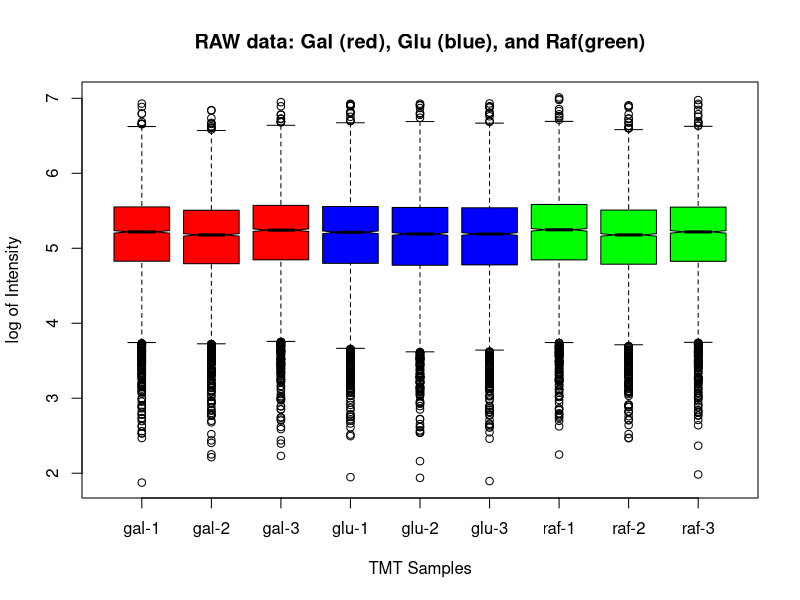
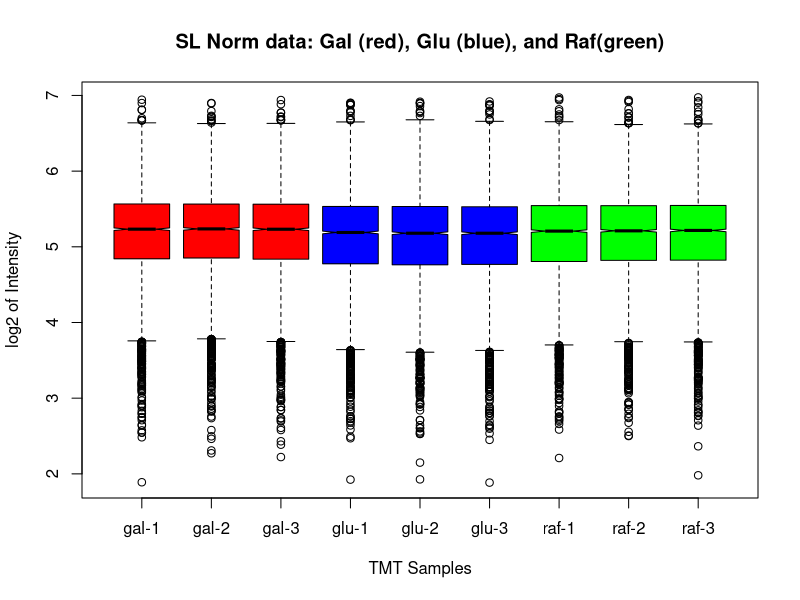
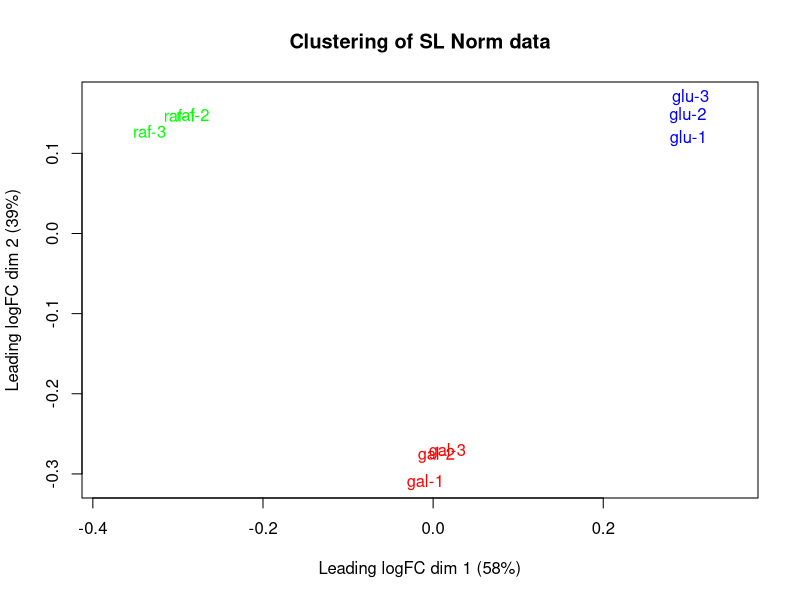
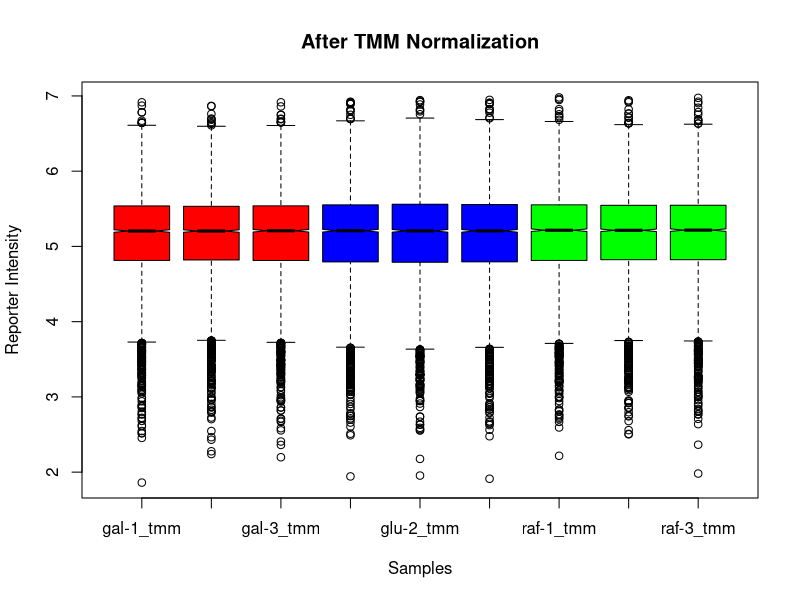
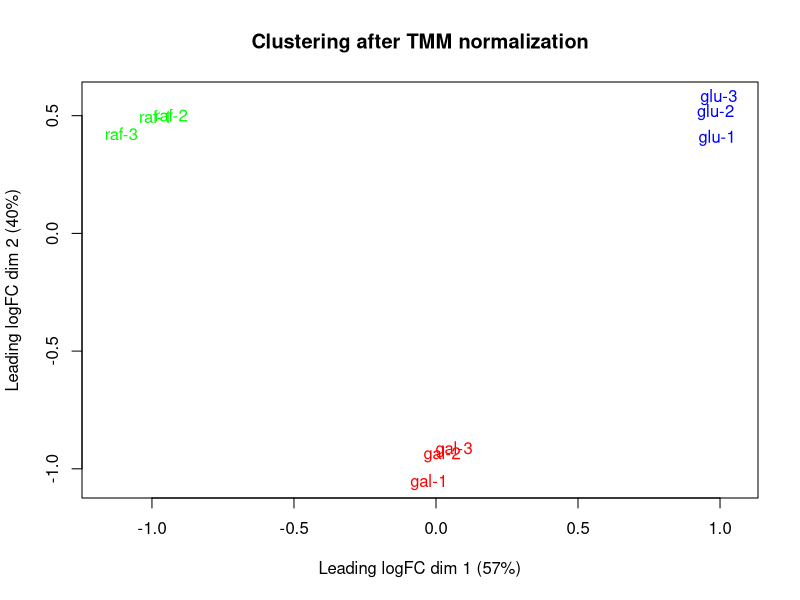
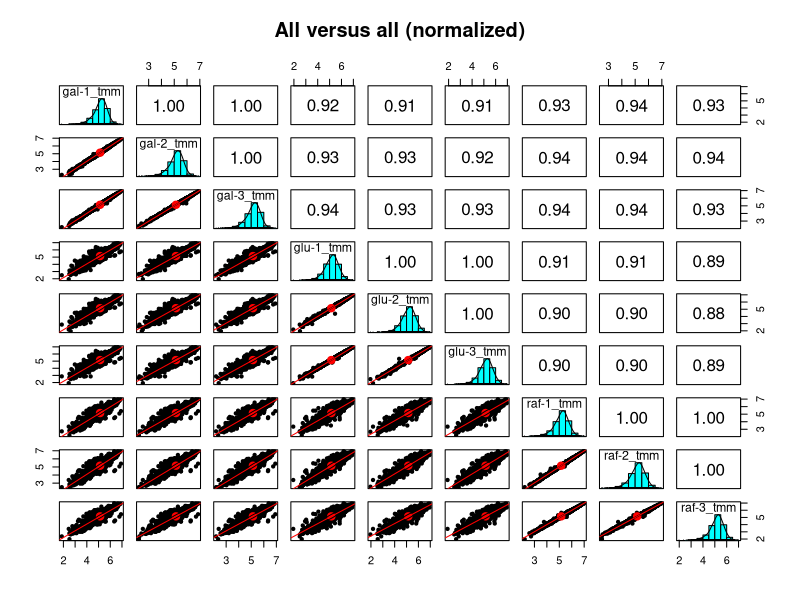
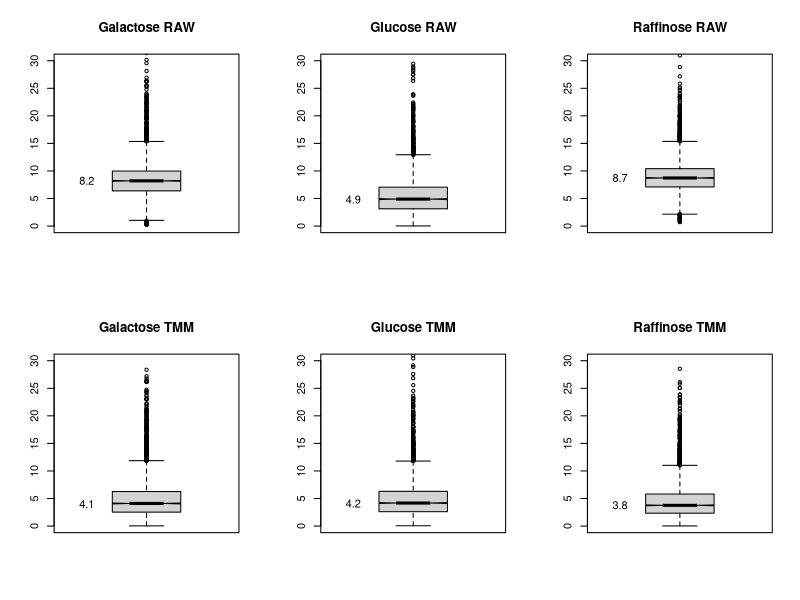
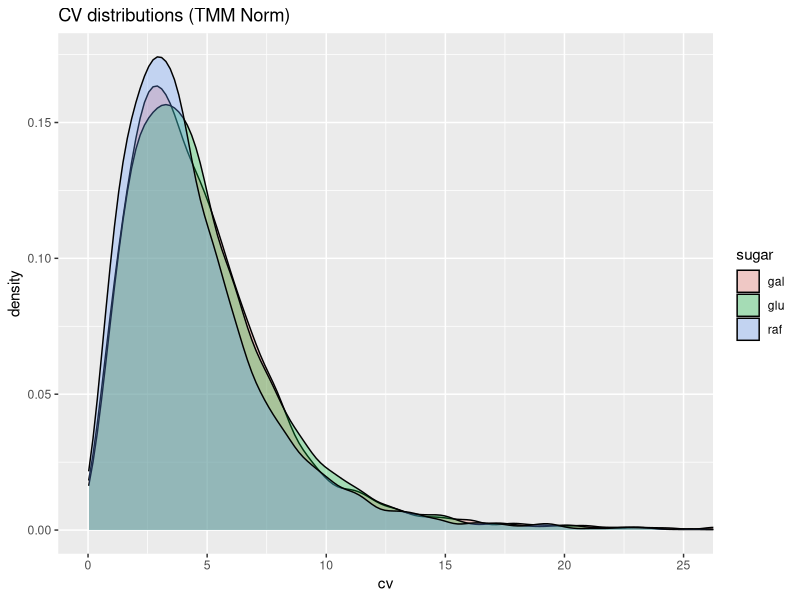

Here is the R script that generated these plots, in order:

# load libraries first
library("psych")
library("tidyverse")
library("stringr")
library("gridExtra")
library("scales")
library("edgeR")
library("limma")

# load the data file into a data tibble 
raw_data <- read_tsv(file = "R-input.txt")

# separate row identifiers from the data
accession <- raw_data$Accession
tmt_raw <- raw_data %>% select(-c(Accession))

# let's use more descriptive column names
colnames(tmt_raw) <- c("gal-1", "gal-2", "gal-3", 
                        "glu-1", "glu-2", "glu-3",
                        "raf-1", "raf-2", "raf-3")
nrow(tmt_raw)

# let's see what the starting data look like
# set a 3 by 3 color vector
color_vector <- rep(c("red", "blue", "green"), each = 3)

# boxplots of RAW log intensities
boxplot(log10(tmt_raw), col = color_vector, 
        notch = TRUE, main = "RAW data: Gal (red), Glu (blue), and Raf(green)",
        xlab = "TMT Samples", ylab = "log of Intensity")

SL_Norm <- function(df) {
    # This makes each channel sum to the average grand total
        # df - data frame of TMT intensities
        # returns a new data frame with normalized values
    norm_facs <- mean(c(colSums(df))) / colSums(df)
    cat("SL Factors:\n", sprintf("%-5s -> %f\n", colnames(df), norm_facs))
    df_sl  <- sweep(df, 2, norm_facs, FUN = "*")
}

# normalize the raw data
tmt_sl <- SL_Norm(tmt_raw)

# let's see what the SL normalized data look like
boxplot(log10(tmt_sl), col = color_vector, 
        notch = TRUE, main = "SL Norm data: Gal (red), Glu (blue), and Raf(green)",
        xlab = "TMT Samples", ylab = "log2 of Intensity")

# and check clustering
plotMDS(log10(tmt_sl), col = color_vector, main = "Clustering of SL Norm data")

# load data, study design, and row labels into edgeR object
group <- rep(c("gal", "glu", "raf"), each = 3)
y <- DGEList(counts = tmt_raw, group = group, genes = accession)

# run TMM normalization
y <- calcNormFactors(y) 
y$samples

apply_tmm_factors <- function(y) {
    # computes the tmm normalized data from the DGEList object
        # y - DGEList object
        # returns a dataframe with normalized intensities
    
    # compute grand total (library size) scalings
    lib_facs <- mean(y$samples$lib.size) / y$samples$lib.size

    # the TMM factors are library adjustment factors (so divide by them)
    norm_facs <- lib_facs / y$samples$norm.factors

    # compute the normalized data as a new data frame
    tmt_tmm <- as.data.frame(sweep(y$counts, 2, norm_facs, FUN = "*"))
    colnames(tmt_tmm) <- str_c(colnames(y$counts), "_tmm")
    
    # return the data frame
    tmt_tmm
}
tmt_tmm <- apply_tmm_factors(y)

# look at intensity distributions across samples after TMM
boxplot(log10(tmt_tmm), 
        col = color_vector,
        xlab = "Samples", ylab = "Reporter Intensity", 
        main = "After TMM Normalization", notch = TRUE)

# check clustering after TMM with MDS plot
plotMDS(y, col = color_vector, main = "Clustering after TMM normalization")

# compare all samples to each other
pairs.panels(log10(tmt_tmm), method = "spearman", 
             lm = TRUE, main = "All versus all (normalized)")

# save the indexes of each condition
gal <- 1:3
glu <- 4:6
raf <- 7:9

CV <- function(df) {
    # Computes CVs of data frame rows
        # df - data frame, 
        # returns vector of CVs (%)
    ave <- rowMeans(df)    # compute averages
    sd <- apply(df, 1, sd) # compute standard deviations
    cv <- 100 * sd / ave   # compute CVs in percent (last thing gets returned)
}

labeled_boxplot <- function(df, ylim, title) {
    # Makes a box plot with the median value labeled
        # df - data frame with data to compute CVs of
        # ylim - upper limit for y-axis
        # title - plot title
    cv = CV(df)
    boxplot(cv, ylim = c(0, ylim), notch = TRUE, main = title)
    text(x = 0.65, y = boxplot.stats(cv)$stats[3], 
         labels = round(boxplot.stats(cv)$stats[3], 1))
}

# make CV distributions for each condition before and after normalization
par(mfrow = c(2, 3))

labeled_boxplot(tmt_raw[gal], 30, "Galactose RAW")
labeled_boxplot(tmt_raw[glu], 30, "Glucose RAW")
labeled_boxplot(tmt_raw[raf], 30, "Raffinose RAW")
labeled_boxplot(tmt_tmm[gal], 30, "Galactose TMM")
labeled_boxplot(tmt_tmm[glu], 30, "Glucose TMM")
labeled_boxplot(tmt_tmm[raf], 30, "Raffinose TMM")

par(mfrow = c(1, 1))

# print CV cutoffs that cature 90% of the proteins
cat("Gal - 90% of CVs less than:", round(quantile(CV(tmt_tmm[gal]), probs = 0.9), 2), "%\n")
cat("Glu - 90% of CVs less than:", round(quantile(CV(tmt_tmm[glu]), probs = 0.9), 2), "%\n")
cat("Raf - 90% of CVs less than:", round(quantile(CV(tmt_tmm[raf]), probs = 0.9), 2), "%\n")

# make a tidy data frame for plotting
cv_gal <- data.frame(cv = CV(tmt_tmm[gal]), sugar = "gal", stringsAsFactors = FALSE)
cv_glu <- data.frame(cv = CV(tmt_tmm[glu]), sugar = "glu", stringsAsFactors = FALSE)
cv_raf <- data.frame(cv = CV(tmt_tmm[raf]), sugar = "raf", stringsAsFactors = FALSE)
cv_long <- rbind(cv_gal, cv_glu, cv_raf)

# density plots
ggplot(cv_long, aes(x = cv, fill = sugar)) +
  geom_density(alpha = 0.3) +
  coord_cartesian(xlim = c(0, 25)) +
  ggtitle("CV distributions (TMM Norm)")

# compute the shared variance estimates and plot variance trends
y <- estimateDisp(y)
plotBCV(y, main = "Carbon Sources")

collect_results <- function(df, tt, x, xlab, y, ylab) {
    # Computes new columns and extracts some columns to make results frame
        # df - data in data.frame
        # tt - top tags from edgeR test
        # x - columns for first condition
        # xlab - label for x
        # y - columns for second condition
        # ylab - label for y
        # returns a new dataframe
    
    # condition average vectors
    ave_x <- rowMeans(df[x])
    ave_y <- rowMeans(df[y])
    
    # FC, direction, candidates
    fc <- ifelse(ave_y > ave_x, (ave_y / ave_x), (-1 * ave_x / ave_y))
    direction <- ifelse(ave_y > ave_x, "up", "down")
    candidate = cut(tt$FDR, breaks = c(-Inf, 0.01, 0.05, 0.10, 1.0), 
                    labels = c("high", "med", "low", "no"))
    
    # make data frame
    temp <- cbind(df[c(x, y)], data.frame(logFC = tt$logFC, FC = fc, 
                                          PValue = tt$PValue, FDR = tt$FDR, 
                                          ave_x = ave_x, ave_y = ave_y, 
                                          direction = direction, candidate = candidate, 
                                          Acc = tt$genes)) 
    
    # fix column headers for averages
    names(temp)[names(temp) %in% c("ave_x", "ave_y")]  <- str_c("ave_", c(xlab, ylab))    
    
    temp # return the data frame
}

# compute the exact test models, p-values, FC, etc.
et <- exactTest(y, pair = c("gal", "glu"))

# see which proteins have the smallest p-values
topTags(et)$table

# make the results table 
tt <- topTags(et, n = Inf, sort.by = "none")$table
gal_glu <- collect_results(tmt_tmm, tt, gal, "gal", glu, "glu")

pvalue_plots <- function(results, ylim, title) {
    # Makes p-value distribution plots
        # results - results data frame
        # ylim - ymax for expanded view
        # title - plot title
    p_plot <- ggplot(results, aes(PValue)) + 
        geom_histogram(bins = 100, fill = "white", color = "black") +
        geom_hline(yintercept = mean(hist(results$PValue, breaks = 100, 
                                     plot = FALSE)$counts[26:100]))

    # we will need an expanded plot
    p1 <- p_plot + ggtitle(str_c(title, " p-value distribution"))
    p2 <- p_plot + coord_cartesian(xlim = c(0, 1.0), ylim = c(0, 50)) + ggtitle("p-values expanded")
    grid.arrange(p1, p2, nrow = 2) # from gridExtra package
}

# check the p-value distribution
pvalue_plots(gal_glu, 50, "Gal vs Glu")

# see how many up and down candidates (10% FDR)
summary(decideTests(et, p.value = 0.10))

# use function from limma for MD plot
plotMD(et, main = "Gal vs Glu TMM Normalized", p.value = 0.10)
abline(h = c(-1, 1), col = "black")

# see how many candidates are in each category
gal_glu %>% count(candidate)

log2FC_plots <- function(results, range, title) {
    # Makes faceted log2FC plots by candidate
        # results - results data frame
        # range - plus/minus log2 x-axis limits
        # title - plot title
    ggplot(results, aes(x = logFC, fill = candidate)) +
        geom_histogram(binwidth=0.1, color = "black") +
        facet_wrap(~candidate) +
        ggtitle(title) + 
        coord_cartesian(xlim = c(-range, range))
}

# can also look at log2FC distributions
log2FC_plots(gal_glu, 3, "LogFC by candidate for Gal vs Glu")

transform <- function(results, x, y) {
    # Make data frame with some transformed columns
        # results - results data frame
        # x - columns for x condition
        # y - columns for y condition
        # return new data frame
    df <- data.frame(log10((results[x] + results[y])/2), 
                     log2(results[y] / results[x]), 
                     results$candidate,
                     -log10(results$FDR))
    colnames(df) <- c("A", "M", "candidate", "P")
    
    df # return the data frame
}

MA_plots <- function(results, x, y, title) {
    # makes MA-plot DE candidate ggplots
        # results - data frame with edgeR results and some condition average columns
        # x - string for x-axis column
        # y - string for y-axis column
        # title - title string to use in plots
        # returns a list of plots 
    
    # uses transformed data
    temp <- transform(results, x, y)
    
    # 2-fold change lines
    ma_lines <- list(geom_hline(yintercept = 0.0, color = "black"),
                     geom_hline(yintercept = 1.0, color = "black", linetype = "dotted"),
                     geom_hline(yintercept = -1.0, color = "black", linetype = "dotted"))

    # make main MA plot
    ma <- ggplot(temp, aes(x = A, y = M)) +
        geom_point(aes(color = candidate, shape = candidate)) +
        scale_y_continuous(paste0("logFC (", y, "/", x, ")")) +
        scale_x_continuous("Ave_intensity") +
        ggtitle(title) + 
        ma_lines
    
    # make separate MA plots
    ma_facet <- ggplot(temp, aes(x = A, y = M)) +
        geom_point(aes(color = candidate, shape = candidate)) +
        scale_y_continuous(paste0("log2 FC (", y, "/", x, ")")) +
        scale_x_continuous("log10 Ave_intensity") +
        ma_lines +
        facet_wrap(~ candidate) +
        ggtitle(str_c(title, " (separated)"))

    # make the plots visible
    print(ma)
    print(ma_facet)
}    

scatter_plots <- function(results, x, y, title) {
    # makes scatter-plot DE candidate ggplots
        # results - data frame with edgeR results and some condition average columns
        # x - string for x-axis column
        # y - string for y-axis column
        # title - title string to use in plots
        # returns a list of plots
    
    # 2-fold change lines
    scatter_lines <- list(geom_abline(intercept = 0.0, slope = 1.0, color = "black"),
                          geom_abline(intercept = 0.301, slope = 1.0, color = "black", linetype = "dotted"),
                          geom_abline(intercept = -0.301, slope = 1.0, color = "black", linetype = "dotted"),
                          scale_y_log10(),
                          scale_x_log10())

    # make main scatter plot
    scatter <- ggplot(results, aes_string(x, y)) +
        geom_point(aes(color = candidate, shape = candidate)) +
        ggtitle(title) + 
        scatter_lines

    # make separate scatter plots
    scatter_facet <- ggplot(results, aes_string(x, y)) +
        geom_point(aes(color = candidate, shape = candidate)) +
        scatter_lines +
        facet_wrap(~ candidate) +
        ggtitle(str_c(title, " (separated)")) 

    # make the plots visible
    print(scatter)
    print(scatter_facet)
}

volcano_plot <- function(results, x, y, title) {
    # makes a volcano plot
        # results - a data frame with edgeR results
        # x - string for the x-axis column
        # y - string for y-axis column
        # title - plot title string
    
    # uses transformed data
    temp <- transform(results, x, y)
    
    # build the plot
    ggplot(temp, aes(x = M, y = P)) +
        geom_point(aes(color = candidate, shape = candidate)) +
        xlab("log2 FC") +
        ylab("-log10 FDR") +
        ggtitle(str_c(title, " Volcano Plot"))
}

# do the gal vs glu MA visualizations
MA_plots(gal_glu, "ave_gal", "ave_glu", "Galactose vs Glucose")

# same comparison with scatter plots
scatter_plots(gal_glu, "ave_gal", "ave_glu", "Galactose vs Glucose")

# the ubiquitous volcano plot
volcano_plot(gal_glu, "ave_gal", "ave_glu", "Galactose vs Glucose")

# compare the conditions to each other
pairs.panels(log10(tmt_tmm[c(gal, glu)]), method = "spearman", 
             lm = TRUE, main = "Galactose versus Glucose")

# compute the exact test models, p-values, FC, etc.
et <- exactTest(y, pair = c("gal", "raf"))

# see which proteins have the smallest p-values
topTags(et)$table

# get the results table 
tt <- topTags(et, n = Inf, sort.by = "none")$table
gal_raf <- collect_results(tmt_tmm, tt, gal, "gal", raf, "raf")

# check the p-value distribution
pvalue_plots(gal_raf, 50, "Gal vs Raf")

# see how many up and down candidates (10% FDR)
summary(decideTests(et, p.value = 0.10))

# use function from limma for MD plot
plotMD(et, main = "Gal vs Raf TMM Normalized", p.value = 0.10)
abline(h = c(-1, 1), col = "black")

# see how many candidates are in each category
gal_raf %>% count(candidate)

# can also look at log2FC distributions
log2FC_plots(gal_raf, 3, "LogFC by candidate for Gal vs Raf")

# make the MA plots
MA_plots(gal_raf, "ave_gal", "ave_raf", "Galactose vs Raffinose")

# scatter plots
scatter_plots(gal_raf, "ave_gal", "ave_raf", "Galactose vs Raffinose")

volcano_plot(gal_raf, "ave_gal", "ave_raf", "Galactose vs Raffinose")

# compare the conditions to each other
pairs.panels(log10(tmt_tmm[c(gal, raf)]), method = "spearman", 
             lm = TRUE, main = "Galactose versus Raffinose")

# compute the exact test models, p-values, FC, etc.
et <- exactTest(y, pair = c("glu", "raf"))

# see which proteins have the smallest p-values
topTags(et)$table

# get the results table 
tt <- topTags(et, n = Inf, sort.by = "none")$table
glu_raf <- collect_results(tmt_tmm, tt, glu, "glu", raf, "raf")

# check the p-value distribution
pvalue_plots(glu_raf, 50, "Glu vs Raf")

# see how many up and down candidates (10% FDR)
summary(decideTests(et, p.value = 0.10))

# use function from limma for MD plot
plotMD(et, main = "Glu vs Raf TMM Normalized", p.value = 0.10)
abline(h = c(-1, 1), col = "black")

# see how many candidates are in each category
glu_raf %>% count(candidate)

# can also look at log2FC distributions
log2FC_plots(glu_raf, 3, "LogFC by candidate for Glu vs Raf")

# MA plots for glu vs raf
MA_plots(glu_raf, "ave_glu", "ave_raf", "Glucose vs Raffinose")

# scatter plots
scatter_plots(glu_raf, "ave_glu", "ave_raf", "Glucose vs Raffinose")

volcano_plot(glu_raf, "ave_glu", "ave_raf", "Glucose vs Raffinose")

# compare the conditions to each other
pairs.panels(log10(tmt_tmm[c(glu, raf)]), method = "spearman", 
             lm = TRUE, main = "Glucose versus Raffinose")

# save the results file to add back to the main spreadsheet
results <- cbind(gal_glu, gal_raf, glu_raf)
write.table(results, "CarbonSources_results.txt", sep = "\t", row.names = FALSE, na = " ")

# log the session information
sessionInfo()
